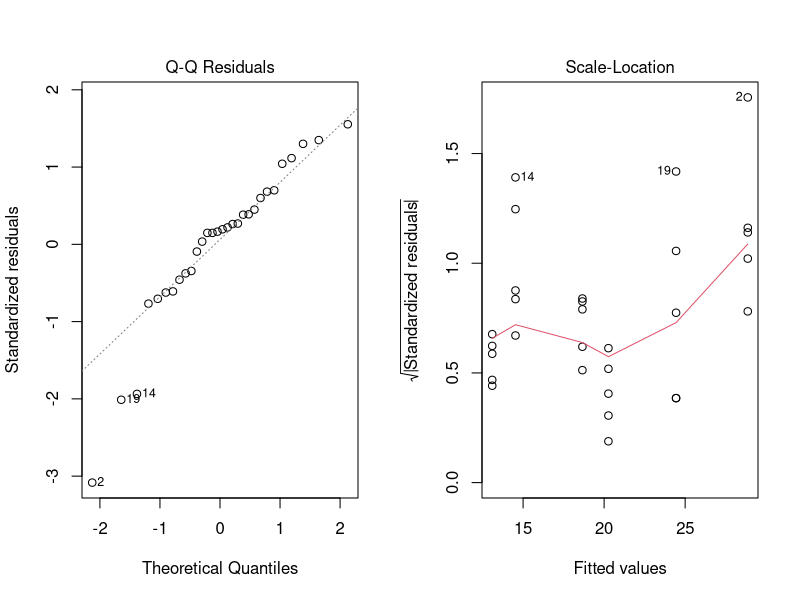
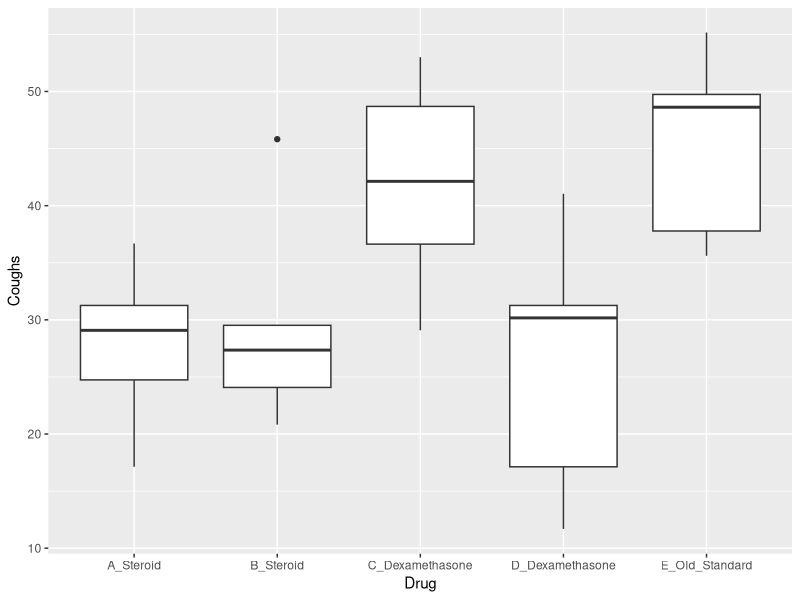
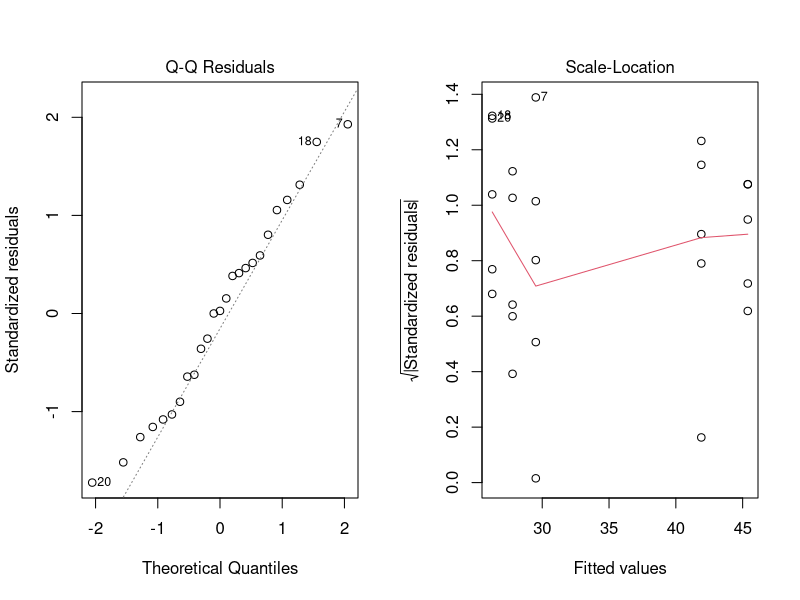

Recreate these plots in R, in order. (Note: this script raises an error after producing the figures.)
## ---- chunk 1
library(emmeans)
library(ggplot2)
## ---- chunk 2
clover <- read.csv('Clover_data.csv')
clover_means <- aggregate(NLevel ~ Plot + Strain,clover,FUN = mean)
str(clover_means)
## ---- chunk 3
clover_model <- lm(NLevel ~ Strain, clover_means)
## ---- chunk 4
par(mfrow=c(1,2))
plot(clover_model,which=2:3)
## ---- chunk 5
means_clover = emmeans(clover_model,spec = 'Strain')
effects = contrast(means_clover,'trt.vs.ctrl',ref=6)
summary(effects,level = 0.95,infer = c(T,F))
## ---- chunk 6
cough_data = read.csv('Coughing.csv')
str(cough_data)
## ---- chunk 7
ggplot(cough_data,aes(x=Drug,y=Coughs)) + geom_boxplot()
## ---- chunk 8
lm1 = lm(Coughs ~ Drug,cough_data)
par(mfrow=c(1,2))
plot(lm1,which=c(2,3))
## ---- chunk 9
library(emmeans)
drug_means = emmeans(lm1,spec = 'Drug')
drug_effects = contrast(drug_means,'trt.vs.ctrl',ref=5)
summary(drug_effects,level = 0.95,infer = c(T,F))
## ---- chunk 10
cld(drug_means,Letters = letters)
## ---- chunk 11
steroid_data <- subset(cough_data,Type == 'Steroid')
Dexamethasone_data <- subset(cough_data,Type == 'Dexamethasone')

lm_steroid <- lm(Coughs~Drug,steroid_data)
steroid_means = emmeans(lm_steroid,spec = 'Drug')
summary(contrast(steroid_means,'pairwise'),infer=T)

lm_Dex <- lm(Coughs~Drug,Dexamethasone_data)
dex_means = emmeans(lm_Dex,spec = 'Drug')
summary(contrast(dex_means,'pairwise'),infer=T)
